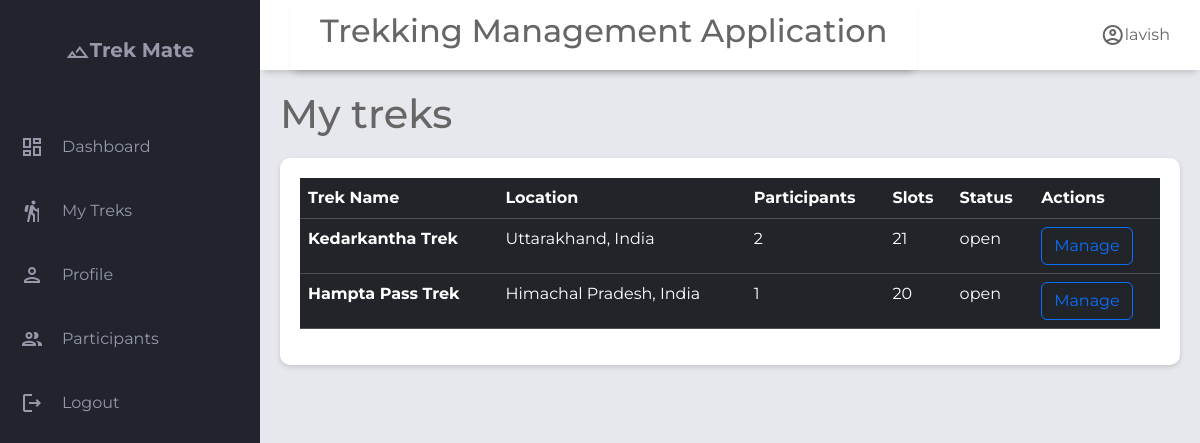
Screenshot of /staff/treks/2 with the database file from the repository.
### application/models.py (models this page shows)
class User(db.Model):
    __tablename__='user'
    id= db.Column(db.Integer, primary_key=True)
    username=db.Column(db.String(),unique=True,nullable=False)
    email=db.Column(db.String(),unique=True,nullable=False)
    password=db.Column(db.String(),nullable=False)
    full_name        = db.Column(db.String(), nullable=True)
    phone            = db.Column(db.String(), nullable=True)
    role=db.Column(Enum('admin','trek staff','trekker',name='user_role'),nullable=False,default='trekker')# admin | trek staff | trekker
    is_blacklisted=db.Column(db.Boolean,default=False)
    blacklist_reason=db.Column(db.Text,nullable=True)
    is_active=db.Column(db.Boolean,default=True)
    created_at       = db.Column(db.DateTime, default=db.func.now())
    updated_at       = db.Column(db.DateTime, onupdate=db.func.now())
    bookings=db.relationship('Booking',lazy=True, back_populates='user',cascade="all, delete-orphan") #all → apply operations like save, update, delete to the related bookings.
    staff_profile=db.relationship('Staff_profile',lazy=True,uselist=False,back_populates='user') #uselist= False means One-to-one (single object) while default it is one-to-many

class Trek(db.Model):
    __tablename__='trek'
    id              = db.Column(db.Integer, primary_key=True)
    name            = db.Column(db.String(), nullable=False)
    description     = db.Column(db.Text, nullable=True)
    location        = db.Column(db.String(), nullable=True)
    difficulty      = db.Column(db.String(), nullable=False, default='moderate')  # easy | moderate | hard
    duration_days   = db.Column(db.Integer, nullable=False)
    start_date      = db.Column(db.DateTime, nullable=True)
    end_date        = db.Column(db.DateTime, nullable=True)
    max_slots       = db.Column(db.Integer, nullable=False, default=20)
    available_slots = db.Column(db.Integer, nullable=False, default=20)
    price           = db.Column(db.Numeric, nullable=False, default=0.0)
    status          = db.Column(Enum('open','closed',name='trek_status'),nullable=False, default='pending')
    trek_progress   = db.Column(Enum('upcoming','started','completed',name="trek_progress"),default='upcoming')
    created_at      = db.Column(db.DateTime, default=db.func.now())
    updated_at      = db.Column(db.DateTime, onupdate=db.func.now())
    image           = db.Column(db.String(200))
    assigned_staffs=db.relationship('Staff_profile',secondary='trek_staff_assignment',lazy=True,back_populates='assigned_treks')#many to many relationship
    bookings=db.relationship('Booking',back_populates='trek',lazy=True,cascade="all, delete-orphan")#one to many relationship as one trek can have multiple bookings but not other side, as one booking can belong to a single trek

### application/controller.py (the view)
@app.route("/staff/treks/<int:staff_id>")
def staff_treks(staff_id):
    staff=Staff_profile.query.get_or_404(staff_id)
    if not staff:
        return render_template("s_not_exists.html")
    user=staff.user
    treks=staff.assigned_treks
    return render_template("staff_treks.html",user=user,treks=treks,staff=staff)

### templates/staff_treks.html (shortened to what this page needs)
{% extends "staff_base.html" %}
{% block header_title %}
My treks
{% endblock %}
{% block content %}
<div class="main-bottom">
  <section class="table-section">
    <div class="table-content">
      <table class="table table-dark table-hover">
        <thead>
          <tr>
            <th scope="col">Trek Name</th>
            <th scope="col">Location</th>
            <th scope="col">Participants</th>
            <th scope="col">Slots</th>
            <th scope="col">Status</th>
            <th scope="col">Actions</th>
          </tr>
        </thead>
        <tbody class="table-hover">
          {% for trek in treks %}
          <tr>
            <th scope="row">{{trek.name}}</th>
            <td>{{ trek.location}}</td>
            <td>{{ trek.bookings | length }}</td>
            <td>{{ trek.max_slots }}</td>
            <td>{{trek.status}}</td>
            <td>
              <a href="{{ url_for('manage_trek', staff_id=staff.id,trek_id=trek.id) }}" class="btn btn-outline-primary">Manage</a>
            </td>
          </tr>
          {% endfor %}
        </tbody>
      </table>
    </div>
  </section>
</div>
{% endblock %}

### templates/staff_base.html (shortened to what this page needs)
<!DOCTYPE html>
<html lang="en">
<head>
    <link rel="stylesheet" href="https://cdn.jsdelivr.net/npm/bootstrap@5.3.8/dist/css/bootstrap.min.css">
    <link rel="stylesheet" href="{{ url_for('static',filename='style.css') }}">
</head>
<body>
    <div class="grid-container">
        <header class="header">
            <div class="header left">
                <h2>Trekking Management Application</h2>
            </div>
            <div class="header-right">
                <span class="material-icons-outlined">account_circle</span>{{user.username}}
            </div>
        </header>
        <aside id="sidebar">
            <div class="sidebar-title">
                <div class="sidebar-brand">
                    <span class="material-icons-outlined">filter_hdr</span>Trek Mate
                </div>
            </div>
            <ul class="sidebar-list">
                <li class="sidebar-list-item">
                    <span class="material-icons-outlined">dashboard</span><a href="/staff/{{staff.id}}/dashboard">Dashboard</a>
                </li>
                <li class="sidebar-list-item">
                    <span class="material-icons-outlined">hiking</span> <a href="{{ url_for('staff_treks',staff_id=staff.id)}}">My Treks</a>
                </li>
                <li class="sidebar-list-item">
                    <span class="material-icons-outlined">person</span> <a href="{{url_for('staff_profile',staff_id=staff.id)}}">Profile</a>
                </li>
                <li class="sidebar-list-item">
                    <span class="material-icons-outlined">group</span> <a href="{{ url_for('staff_participants', staff_id=staff.id) }}">Participants</a>
                </li>
                <li class="sidebar-list-item">
                    <span class="material-icons-outlined">logout</span> <a href="/login">Logout</a>
                </li>
            </ul>
        </aside>
        <main class="main-container">
            <h1>{% block header_title %}Staff Dashboard{% endblock %}</h1>
            {% block content %}
            {% endblock %}
        </main>
    </div>
</body>
</html>

### static/style.css (style rules this page uses)
body { margin: 0; padding: 0; box-sizing: border-box; background-color: #e6e8ed; color: #666666; font-family: "Montserrat",sans-serif; }
.material-icons-outlined { vertical-align: middle; line-height: 1px; }
.grid-container { display: grid; grid-template-columns: 260px 1fr 1fr 1fr ; grid-template-rows: 0.2fr 3fr; grid-template-areas: "sidebar header header header" "sidebar main main main" ; height: 100vh; }
.header { grid-area: header; height: 70px; background-color: #ffffff; display: flex; align-items: center; justify-content: space-between; padding: 0 30px 0 30px; box-shadow: 0 6px 7px -4px rgba(0,0,0,0.2); }
#sidebar { grid-area: sidebar; height: 100%; background-color: #21232d; color: #9799ab; overflow-y: auto; transition: all 0.5s; }
.sidebar-title { display: flex; justify-content: center; align-items: center; padding: 20px 20px 20px 20px; margin-bottom: 30px; }
.sidebar-brand { margin-top: 15px; font-size: 20px; font-weight: 700; }
.sidebar-list { padding: 0; margin-top: 15px; list-style-type: none; width:100%; }
.sidebar-list-item { padding: 20px 20px 20px 20px; display: flex; align-items: center; width:100%; gap: 18px; border-radius:10px; transition:0.3s; }
.main-container { grid-area: main; overflow-y: auto; padding: 20px 20px; }
.table-content { width: 100%; margin-top: 20px; background:white; border-radius:10px; padding:20px; box-shadow:0 2px 5px rgba(0,0,0,.15); }
table { width: 100%; border-collapse:collapse; }
th,td { padding:15px; text-align:left; }
thead { background:#f5f5f5; }

### templates/staff_base.html (style rules this page uses)
a { text-decoration: none; color: #9799ab; }

### rows the page displays
User: username "lavish"
Trek: name "Kedarkantha Trek", location "Uttarakhand, India", bookings|length "2", max_slots "21", status "open"
Trek: name "Hampta Pass Trek", location "Himachal Pradesh, India", bookings|length "1", max_slots "20", status "open"
